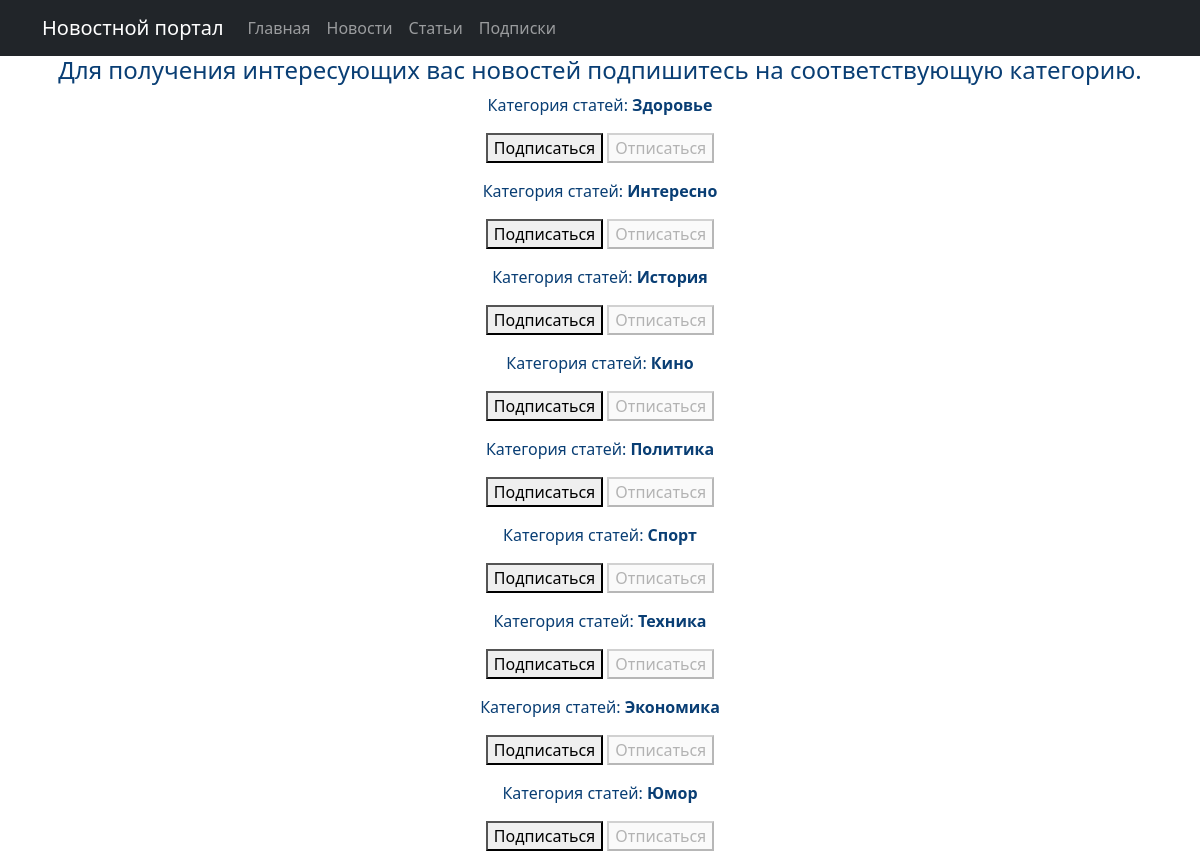
Screenshot of /subscriptions/ (signed in) with the database file from the repository.
### news/models.py (models this page shows)
class Category(models.Model):
    category = models.CharField(max_length=100, default='article', unique=True)
    subscribers = models.ManyToManyField(User, blank=True, null=True, related_name='categories')
    def __str__(self):
        return f'{self.category}'

### news/views.py (the view, shortened to what this page needs)
# urls.py: path('subscriptions/', subscriptions, name='subscriptions'),
@login_required  # Его могут использовать только зарегистрированные пользователи.
@csrf_protect  # автоматически проверяться CSRF-токен в получаемых формах.
def subscriptions(request):
    categories_with_subscriptions = Category.objects.annotate(
        user_subscribed=Exists(
            Subscription.objects.filter(
                user=request.user,
                category=OuterRef('pk'),
            )
        )
    ).order_by('category')
    return render(
        request,
        'subscriptions.html',
        {'categories': categories_with_subscriptions},
    )

### templates/subscriptions.html (shortened to what this page needs)
{% extends 'flatpages/default.html' %}
{% block content %}
<h4> Для получения интересующих вас новостей подпишитесь на соответствующую категорию.</h4>
    {% for category in categories  %}
        <p> Категория статей:
            <b>{{ category }}</b>
            <form method="post">
                {% if category.user_subscribed %}
                    <button disabled>Подписаться</button>
                    <button name="action" value="unsubscribe">Отписаться</button>
                {% else %}
                    <button name="action" value="subscribe">Подписаться</button>
                    <button disabled>Отписаться</button>
                {% endif %}
            </form>
        </p>
    {% endfor %}
{% endblock content %}

### rows the page displays
Category: category "Здоровье", shows "Подписаться"
Category: category "Интересно", shows "Подписаться"
Category: category "История", shows "Подписаться"
Category: category "Кино", shows "Подписаться"
Category: category "Политика", shows "Подписаться"
Category: category "Спорт", shows "Подписаться"
Category: category "Техника", shows "Подписаться"
Category: category "Экономика", shows "Подписаться"
Category: category "Юмор", shows "Подписаться"
